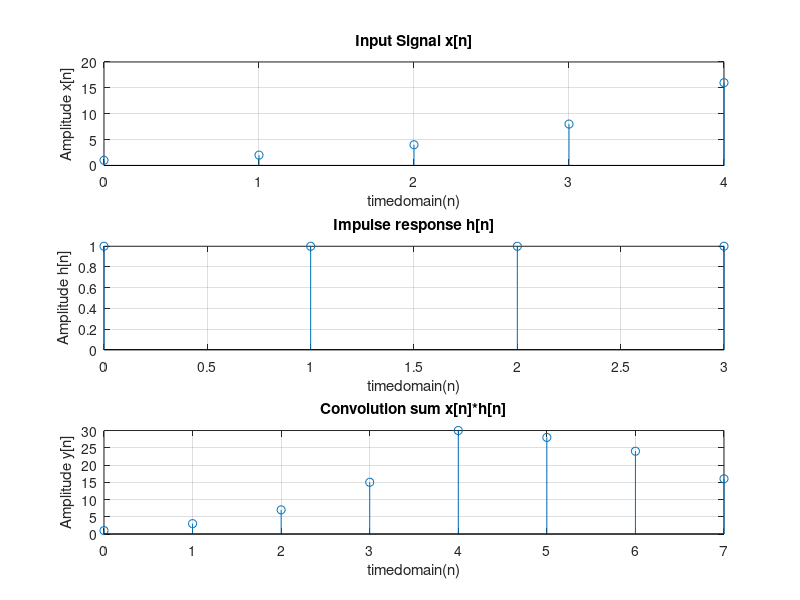

Reproduce this figure in MATLAB.
n=0:1:4;
x= power(2,n).*ones(1,5)
h=[1, 1, 1, 1]


subplot(3,1,1);
stem(n,x);
xlabel('timedomain(n)');
ylabel('Amplitude x[n]');
title('Input Signal x[n]');
grid on;

n=0:1:3
subplot(3,1,2);
stem(n,h);
xlabel('timedomain(n)');
ylabel('Amplitude h[n]');
title('Impulse response h[n]');
grid on;

n=0:1:7
y = conv(x,h);
subplot(3,1,3);
stem(n,y);
xlabel('timedomain(n)');
ylabel('Amplitude y[n]');
title('Convolution sum x[n]*h[n]');
grid on;
disp(y)